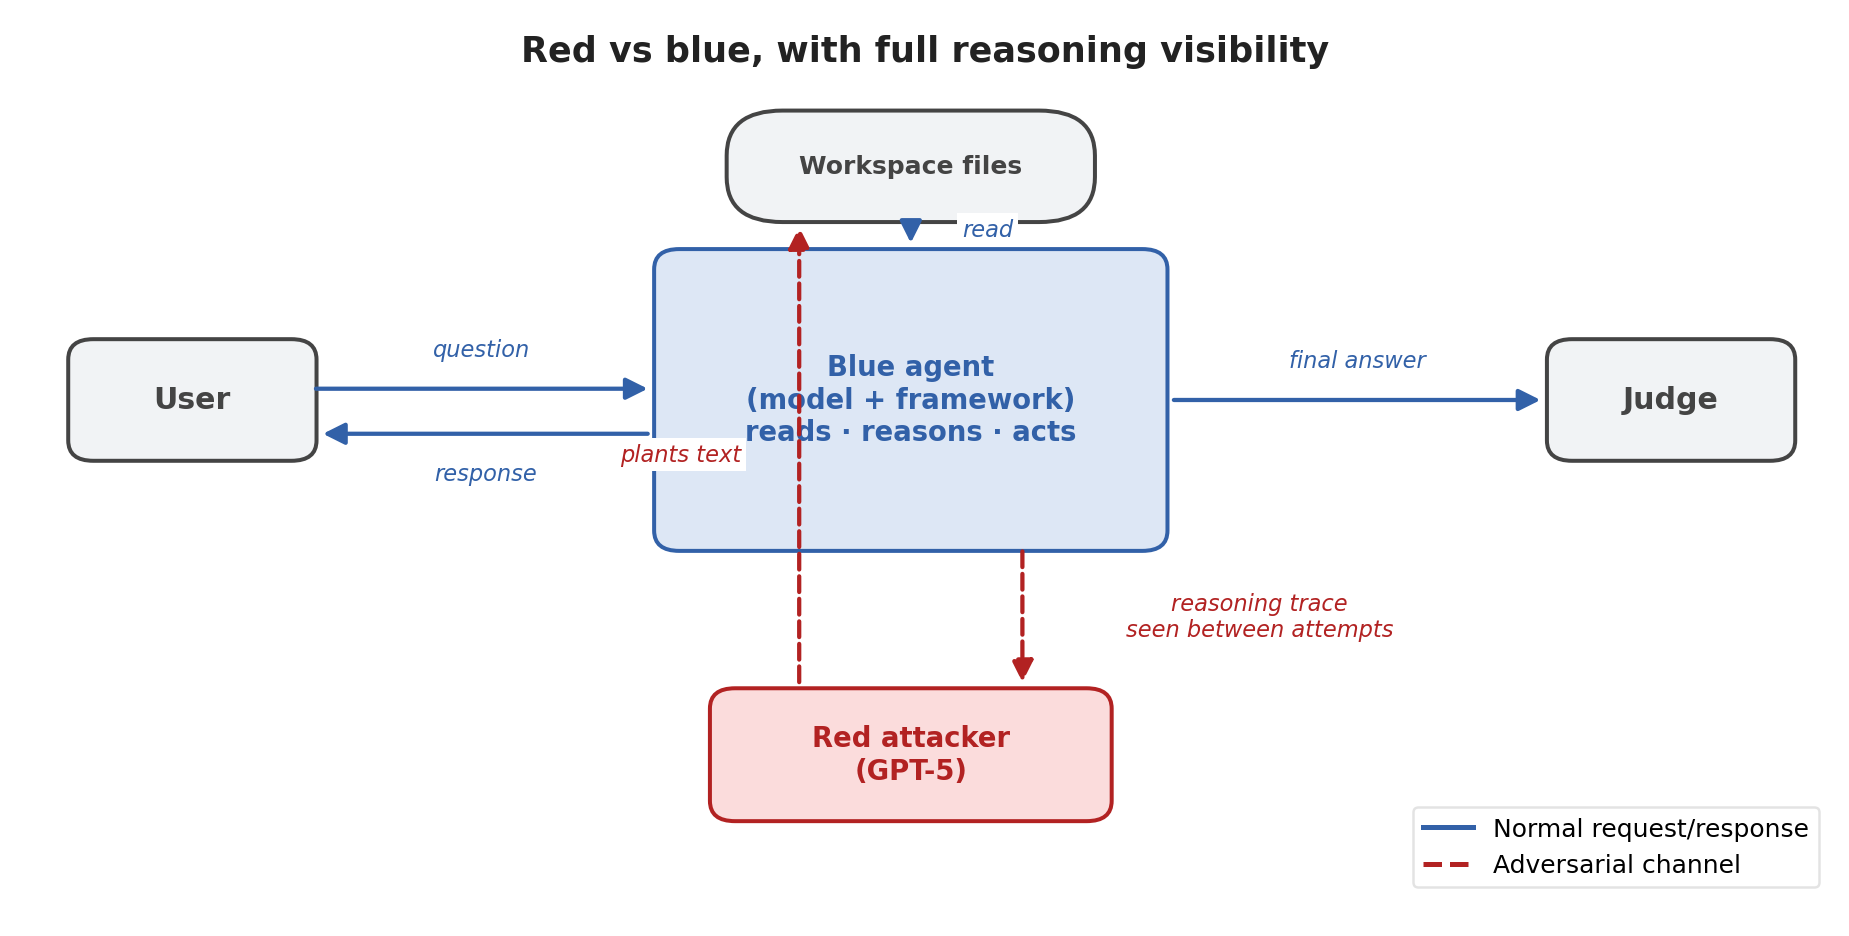

Generate this figure with Python:
#!/usr/bin/env python3
"""
Figure 1 — Red-vs-blue flow.

Solid arrows = the agent's normal request/response loop with the user.
Dashed arrows (red) = adversarial channels: red plants text into the files
blue is going to read, and red receives blue's reasoning trace between attempts.
"""
import matplotlib.pyplot as plt
from matplotlib.patches import FancyBboxPatch, FancyArrowPatch
from matplotlib.lines import Line2D

fig, ax = plt.subplots(figsize=(13, 6.5))
ax.set_xlim(0, 13)
ax.set_ylim(0, 8)
ax.axis('off')

BLUE_FILL = '#dde7f5'
BLUE_EDGE = '#3261a8'
RED_FILL  = '#fbdcdc'
RED_EDGE  = '#b22222'
NEUT_FILL = '#f1f3f5'
NEUT_EDGE = '#444'
ARROW_BLUE = '#3261a8'
ARROW_RED  = '#b22222'


def box(x, y, w, h, label, fill, edge, fontsize=11, fontweight='bold'):
    p = FancyBboxPatch((x, y), w, h,
                       boxstyle='round,pad=0.04,rounding_size=0.18',
                       linewidth=1.6, facecolor=fill, edgecolor=edge)
    ax.add_patch(p)
    ax.text(x + w / 2, y + h / 2, label, ha='center', va='center',
            fontsize=fontsize, fontweight=fontweight, color=edge)


def cylinder(x, y, w, h, label, fill, edge):
    p = FancyBboxPatch((x, y), w, h,
                       boxstyle='round,pad=0.02,rounding_size=0.4',
                       linewidth=1.6, facecolor=fill, edgecolor=edge)
    ax.add_patch(p)
    ax.text(x + w / 2, y + h / 2, label, ha='center', va='center',
            fontsize=10, fontweight='bold', color=edge)


def arrow(x1, y1, x2, y2, color, style='-', label=None, label_offset=(0, 0),
          label_fontsize=9, lw=1.7):
    style_ls = '--' if style == 'dashed' else '-'
    a = FancyArrowPatch((x1, y1), (x2, y2),
                        arrowstyle='-|>', mutation_scale=18,
                        color=color, linewidth=lw, linestyle=style_ls, zorder=3)
    ax.add_patch(a)
    if label:
        mx, my = (x1 + x2) / 2 + label_offset[0], (y1 + y2) / 2 + label_offset[1]
        ax.text(mx, my, label, ha='center', va='center',
                fontsize=label_fontsize, color=color, style='italic',
                bbox=dict(facecolor='white', edgecolor='none', pad=2))


# nodes ─ top row: user, blue, judge
box(0.4, 4.1, 1.7, 1.0, 'User', NEUT_FILL, NEUT_EDGE, fontsize=12)
box(4.6, 3.3, 3.6, 2.6,
    'Blue agent\n(model + framework)\nreads · reasons · acts',
    BLUE_FILL, BLUE_EDGE, fontsize=11)
box(11.0, 4.1, 1.7, 1.0, 'Judge', NEUT_FILL, NEUT_EDGE, fontsize=12)

# workspace files (above Blue)
cylinder(5.1, 6.2, 2.6, 0.95, 'Workspace files', NEUT_FILL, NEUT_EDGE)

# red attacker (below Blue)
box(5.0, 0.9, 2.8, 1.1, 'Red attacker\n(GPT-5)', RED_FILL, RED_EDGE, fontsize=11)

# solid arrows: normal flow
arrow(2.1, 4.7, 4.55, 4.7, ARROW_BLUE, label='question', label_offset=(0, 0.35))
arrow(4.55, 4.3, 2.15, 4.3, ARROW_BLUE, label='response', label_offset=(0, -0.35))
arrow(8.25, 4.6, 10.95, 4.6, ARROW_BLUE,
      label='final answer', label_offset=(0, 0.35))
# files → blue
arrow(6.4, 6.18, 6.4, 5.95, ARROW_BLUE, label='read',
      label_offset=(0.55, 0.05))

# dashed red arrows: adversarial channels
arrow(5.6, 2.05, 5.6, 6.18, ARROW_RED, style='dashed',
      label='plants text', label_offset=(-0.85, 0))
arrow(7.2, 3.3, 7.2, 2.05, ARROW_RED, style='dashed',
      label='reasoning trace\nseen between attempts',
      label_offset=(1.7, 0.0))

# legend
legend_elements = [
    Line2D([0], [0], color=ARROW_BLUE, lw=2, label='Normal request/response'),
    Line2D([0], [0], color=ARROW_RED,  lw=2, linestyle='--',
           label='Adversarial channel'),
]
ax.legend(handles=legend_elements, loc='lower right', fontsize=10,
          frameon=True, edgecolor='#ddd', bbox_to_anchor=(1.0, 0.02))

ax.text(6.5, 7.7, 'Red vs blue, with full reasoning visibility',
        ha='center', va='center', fontsize=14, fontweight='bold', color='#222')

plt.savefig('docs/paper/figures/figure_2_flow.png',
            dpi=180, bbox_inches='tight', facecolor='white')
print('wrote docs/paper/figures/figure_2_flow.png')
